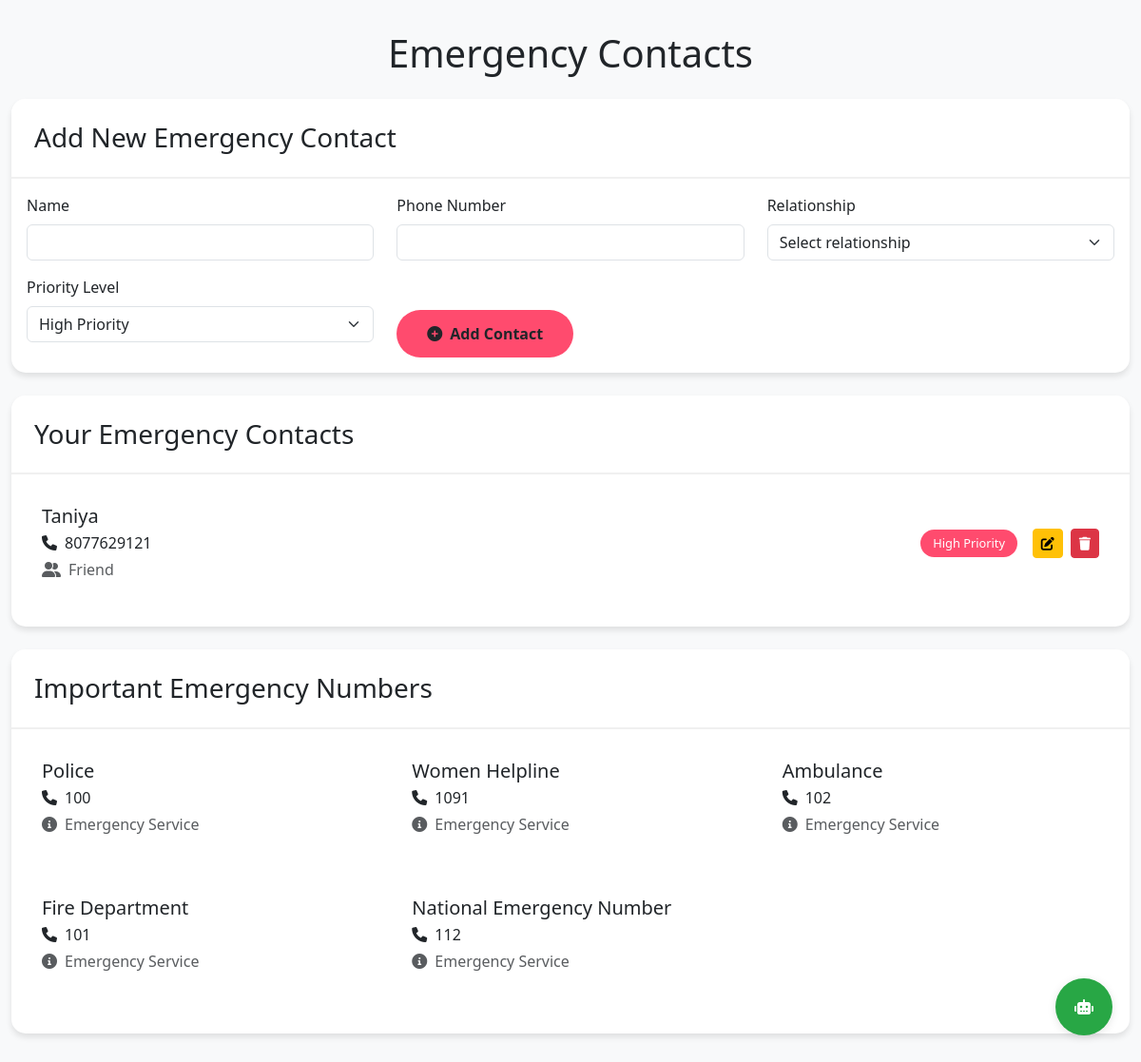
Page /emergency-contacts (signed in) on the committed database.
### tables this page shows
CREATE TABLE emergency_contacts
                 (id INTEGER PRIMARY KEY AUTOINCREMENT,
                  user_id INTEGER NOT NULL,
                  name TEXT NOT NULL,
                  phone TEXT NOT NULL,
                  relationship TEXT,
                  priority INTEGER DEFAULT 1,
                  FOREIGN KEY (user_id) REFERENCES users (id));

### HerShield_Project1/app.py (the view, shortened to what this page needs)
@app.route('/emergency-contacts', methods=['GET', 'POST'])
def emergency_contacts():
    if 'user_id' not in session:
        return redirect(url_for('login'))
    conn = get_db_connection()
    contacts = conn.execute('SELECT * FROM emergency_contacts WHERE user_id = ? ORDER BY priority',
                          (session['user_id'],)).fetchall()
    conn.close()
    predefined_contacts = [
        {'name': 'Police', 'phone': '100', 'relationship': 'Emergency Service'},
        {'name': 'Women Helpline', 'phone': '1091', 'relationship': 'Emergency Service'},
        {'name': 'Ambulance', 'phone': '102', 'relationship': 'Emergency Service'},
        {'name': 'Fire Department', 'phone': '101', 'relationship': 'Emergency Service'},
        {'name': 'National Emergency Number', 'phone': '112', 'relationship': 'Emergency Service'}
    ]
    return render_template('emergency_contacts.html', contacts=contacts, predefined_contacts=predefined_contacts)

### HerShield_Project1/app.py (called while the page is built)
def get_db_connection():
    os.makedirs('database', exist_ok=True)
    conn = sqlite3.connect('database/users.db')
    conn.row_factory = sqlite3.Row
    return conn

### HerShield_Project1/templates/emergency_contacts.html (shortened to what this page needs)
<!DOCTYPE html>
<html lang="en">
<head>
    <link href="https://cdn.jsdelivr.net/npm/bootstrap@5.3.0/dist/css/bootstrap.min.css" rel="stylesheet">
    <link href="https://cdnjs.cloudflare.com/ajax/libs/font-awesome/6.0.0/css/all.min.css" rel="stylesheet">
</head>
<body>
    <div class="container">
        <h1 class="text-center mb-4">Emergency Contacts</h1>
        <div class="card mb-4">
            <div class="card-header">
                <h3 class="mb-0">Add New Emergency Contact</h3>
            </div>
            <div class="card-body">
                <form method="POST" action="{{ url_for('emergency_contacts') }}">
                    <div class="row">
                        <div class="col-md-4 mb-3">
                            <label for="name" class="form-label">Name</label>
                            <input type="text" class="form-control" id="name" name="name" required>
                        </div>
                        <div class="col-md-4 mb-3">
                            <label for="phone" class="form-label">Phone Number</label>
                            <input type="tel" class="form-control" id="phone" name="phone" required>
                        </div>
                        <div class="col-md-4 mb-3">
                            <label for="relationship" class="form-label">Relationship</label>
                            <select class="form-select" id="relationship" name="relationship" required>
                                <option value="">Select relationship</option>
                            </select>
                        </div>
                    </div>
                    <div class="row">
                        <div class="col-md-4 mb-3">
                            <label for="priority" class="form-label">Priority Level</label>
                            <select class="form-select" id="priority" name="priority">
                                <option value="1">High Priority</option>
                            </select>
                        </div>
                        <div class="col-md-8 d-flex align-items-end">
                            <button type="submit" class="btn btn-add">
                                <i class="fas fa-plus-circle me-2"></i>Add Contact
                            </button>
                        </div>
                    </div>
                </form>
            </div>
        </div>
        <div class="card mb-4">
            <div class="card-header">
                <h3 class="mb-0">Your Emergency Contacts</h3>
            </div>
            <div class="card-body">
                {% if contacts %}
                    {% for contact in contacts %}
                        <div class="contact-card">
                            <div class="d-flex justify-content-between align-items-center">
                                <div>
                                    <h5 class="mb-1">{{ contact.name }}</h5>
                                    <p class="mb-1"><i class="fas fa-phone me-2"></i>{{ contact.phone }}</p>
                                    <p class="mb-0 text-muted"><i class="fas fa-user-friends me-2"></i>{{ contact.relationship }}</p>
                                </div>
                                <div class="d-flex align-items-center">
                                    <span class="priority-badge me-3">
                                        {% if contact.priority == 1 %}
                                            High Priority
                                        {% elif contact.priority == 2 %}
                                            Medium Priority
                                        {% else %}
                                            Low Priority
                                        {% endif %}
                                    </span>
                                    <a href="{{ url_for('edit_contact', contact_id=contact.id) }}" class="btn btn-warning btn-sm me-2">
                                        <i class="fas fa-edit"></i>
                                    </a>
                                    <form method="POST" action="{{ url_for('delete_contact', contact_id=contact.id) }}" class="d-inline">
                                        <button type="submit" class="btn btn-danger btn-sm" onclick="return confirm('Are you sure you want to delete this contact?')">
                                            <i class="fas fa-trash"></i>
                                        </button>
                                    </form>
                                </div>
                            </div>
                        </div>
                    {% endfor %}
                {% else %}
                    <p class="text-center text-muted">No emergency contacts added yet.</p>
                {% endif %}
            </div>
        </div>
        <div class="card">
            <div class="card-header">
                <h3 class="mb-0">Important Emergency Numbers</h3>
            </div>
            <div class="card-body">
                <div class="row">
                    {% for contact in predefined_contacts %}
                        <div class="col-md-4 mb-3">
                            <div class="contact-card">
                                <h5 class="mb-1">{{ contact.name }}</h5>
                                <p class="mb-1"><i class="fas fa-phone me-2"></i>{{ contact.phone }}</p>
                                <p class="mb-0 text-muted"><i class="fas fa-info-circle me-2"></i>{{ contact.relationship }}</p>
                            </div>
                        </div>
                    {% endfor %}
                </div>
            </div>
        </div>
    </div>
    <div class="floating-chatbot" onclick="openChatbot()">
        <i class="fas fa-robot"></i>
    </div>
</body>
</html>

### HerShield_Project1/templates/emergency_contacts.html (style rules this page uses)
body { background-color: #f8f9fa; font-family: 'Segoe UI', Tahoma, Geneva, Verdana, sans-serif; }
.container { max-width: 1200px; margin: 2rem auto; }
.card { border: none; border-radius: 15px; box-shadow: 0 4px 6px rgba(0, 0, 0, 0.1); margin-bottom: 2rem; }
.card-header { background-color: #fff; border-bottom: 2px solid #f0f0f0; border-radius: 15px 15px 0 0 !important; padding: 1.5rem; }
.contact-card { background: white; border-radius: 10px; padding: 1rem; margin-bottom: 1rem; transition: transform 0.2s; }
.btn-add { background-color: #ff4b6e; border: none; border-radius: 25px; padding: 0.8rem 2rem; font-weight: 600; }
.priority-badge { background-color: #ff4b6e; color: white; padding: 0.3rem 0.8rem; border-radius: 15px; font-size: 0.8rem; }
.floating-chatbot { position: fixed; bottom: 30px; right: 30px; background: #28a745; color: white; width: 60px; height: 60px; border-radius: 50%; box-shadow: 0 2px 10px rgba(0,0,0,0.1); cursor: pointer; transition: all 0.3s; z-index: 999; display: flex; align-items: center; justify-content: center; }

### rows in the picture
emergency_contacts: name "Taniya", phone "8077629121", relationship "Friend", priority "High Priority"

### other values in the picture
{{ contact.name }} "Police" "Women Helpline" "Ambulance" "Fire Department" "National Emergency Number"
{{ contact.phone }} "100" "1091" "102" "101" "112"
{{ contact.relationship }} "Emergency Service" "Emergency Service" "Emergency Service" "Emergency Service" "Emergency Service"
